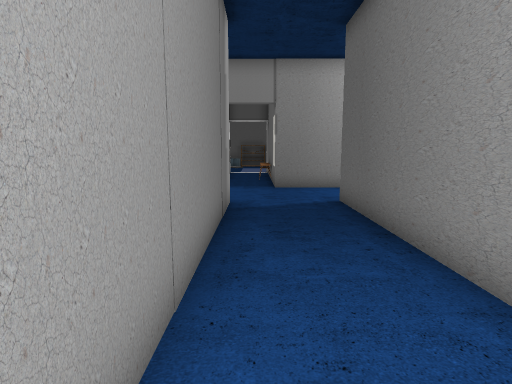
View 1 (above)

18 first-person views from a walk through a scene from a Unity 3-D project. The camera is 1.5 m above the floor, tilts 8° down and sees 80° across. Doors are open. The floor is counted in squares, 1 m on a side. Each view is taken from the middle of a square. On the plan, view 1 faces up. The plan holds only what a view shows up to about 15 squares ahead; the rest is blank. The place goes on beyond the plan. The player character is not drawn. Some animated figures are not drawn. Some surface patterns are stand-ins.

View 2
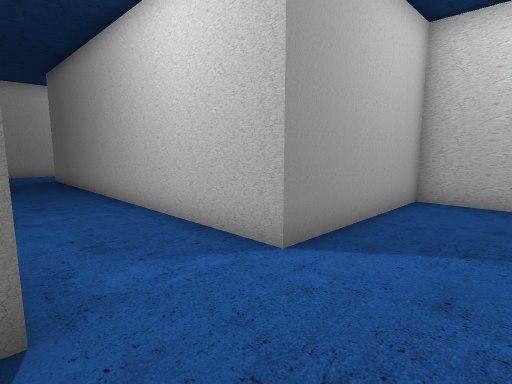

View 3
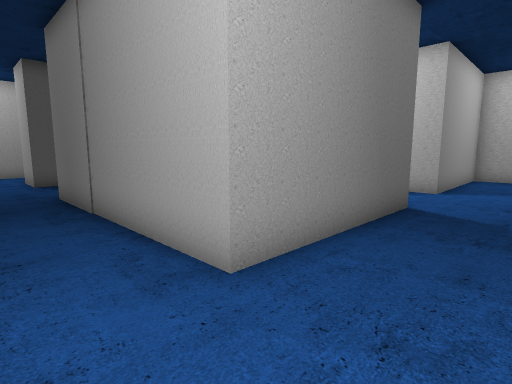

View 4
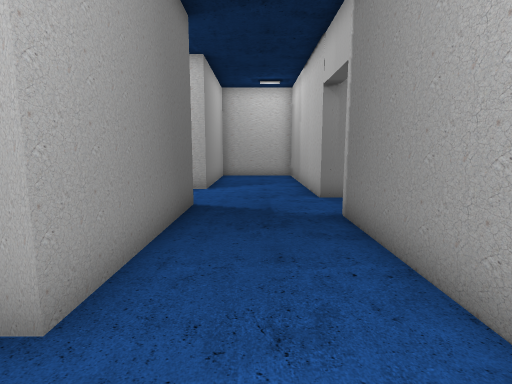

View 5
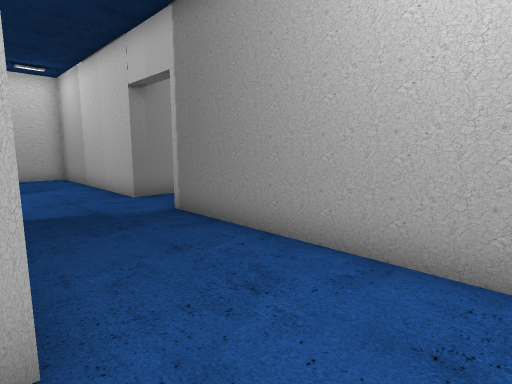

View 6
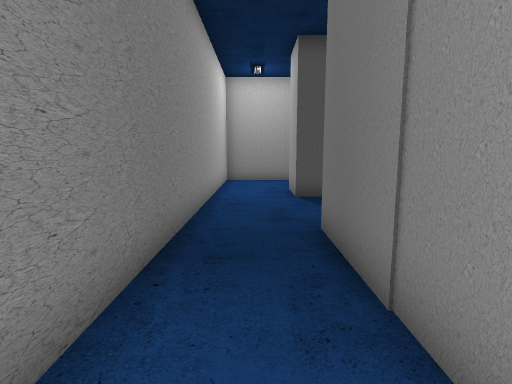

View 7
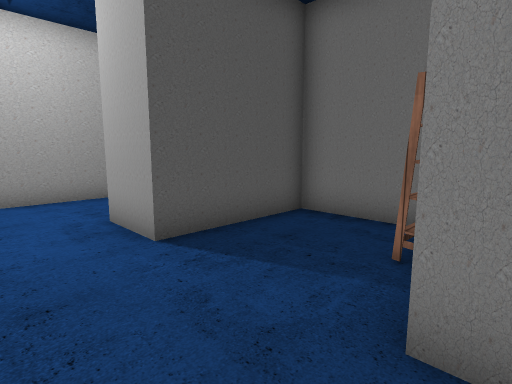

View 8
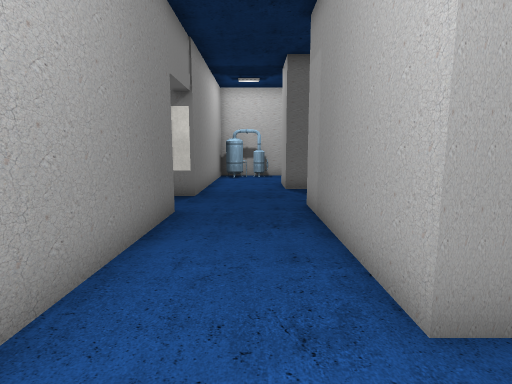

View 9
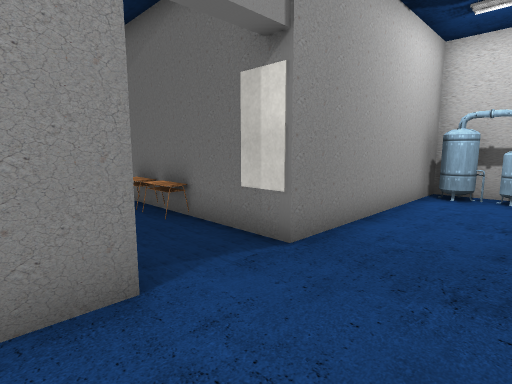

View 10
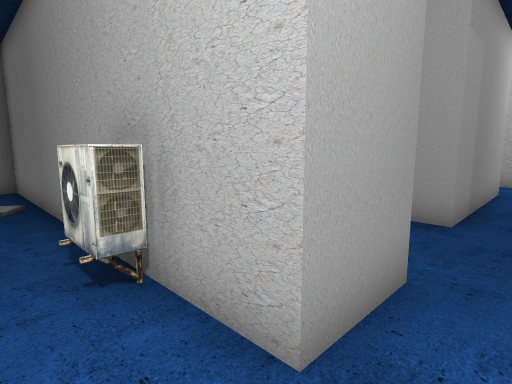

View 11
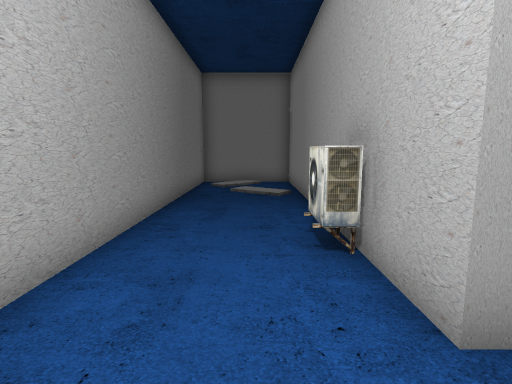

View 12
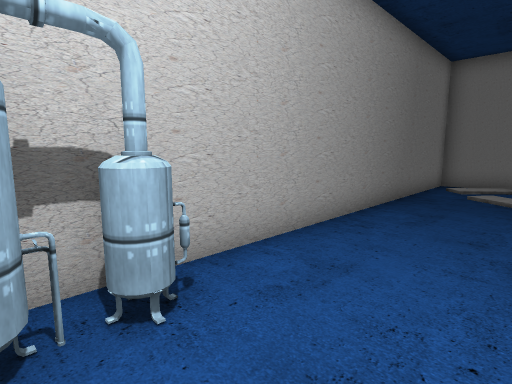

View 13
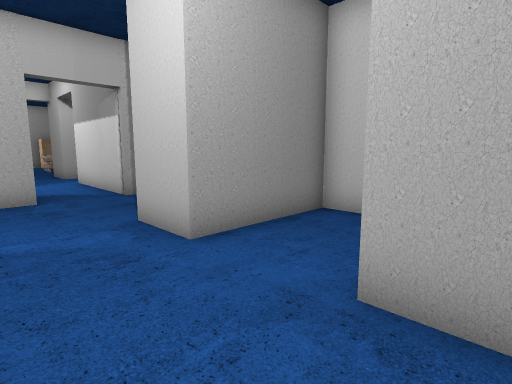

View 14
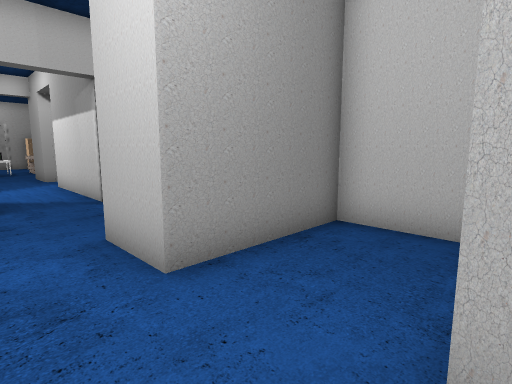

View 15
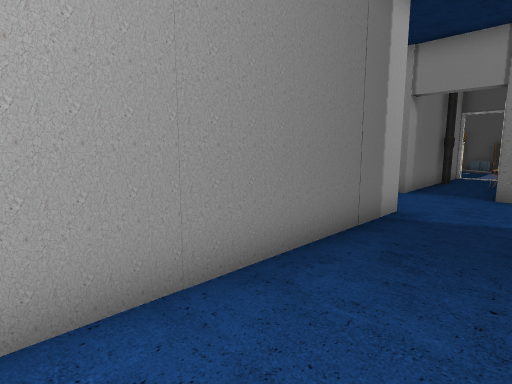

View 16
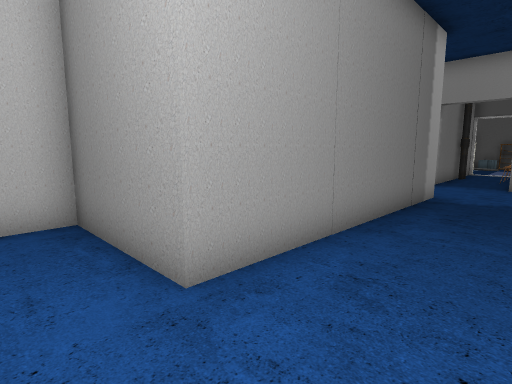

View 17
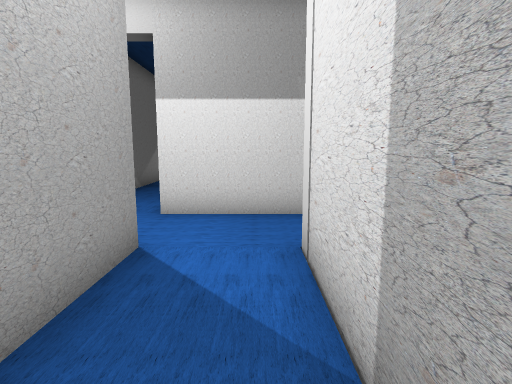

View 18
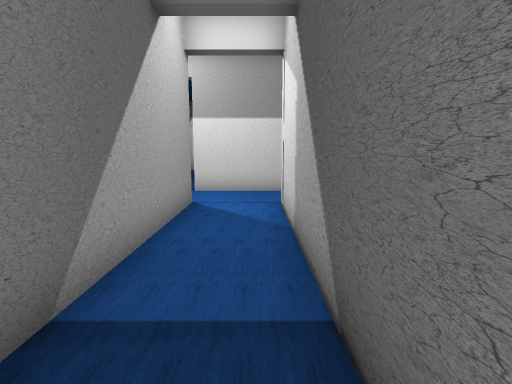

### Floor plan
Points are (right, up) in squares from view 1. A wall is a line through its corners. A room is listed if a view was taken in it or the views show most of it. See-through windows are left out.
Room 1 (views 1, 2, 3, 4, 5, 6, 7, 8, 9, 13, 14, 15, 16)
walls: (-2.7, 3.9) (-2.7, 6.6) (-6.7, 6.6) (-6.7, 8.6) (-0.8, 8.6) (-0.8, -0.3) (-4.7, -0.3) (-4.7, -3.3) (-0.8, -3.3) (-0.8, -5.3) (-6.7, -5.3) (-6.7, 2.8); (0.4, -10.5) (0.4, -9) (8.4, -9) (8.4, -5.3) (2.5, -5.3) (2.5, 8.9) (4.5, 8.9); (-8.8, -9) (-2, -9) (-2, -14.2); (3.6, -11.3) (0.4, -11.3); (0.4, -13.8) (3.6, -13.8); (4.5, 12) (0.8, 12) (0.8, 17.5); (-1.7, 15.5) (-1.7, 12) (-9.4, 12) (-9.4, -1.5)
ways out: opening at (3.5, 10.5) to room 2; opening at (3, -12) to room 3; open door at (3, -13.5) to room 3; opening at (-0.5, -14)
objects: shelf (-5, 3) to (-4, 3); pipe (-2, 16); pipe (-2, 17); table (0, 15); table (0, 16) to (0, 17)
Room 2 (views 10, 11, 12)
walls: (4.5, 8.9) (4.5, -3.3) (8.4, -3.3) (8.4, 12) (4.5, 12)
ways out: opening at (3.5, 10.5) to room 1
objects: other object (5, 6) to (5, 7); tank (7, 10) to (8, 11)
Room 3 (views 17, 18)
walls: (8.2, -11.3) (3.6, -11.3); (3.6, -13.8) (7, -13.8)
ways out: opening at (3, -12) to room 1; open door at (3, -13.5) to room 1

Positions as (right, up) in squares from view 1, and headings:
1: (0, 0), facing up
2: (-1, -8), facing up-right
3: (-9, -8), facing up-right
4: (-9, -7), facing right
5: (-9, -5), facing down-right
6: (-8, -3), facing up
7: (-9, 2), facing up-right
8: (-9, 10), facing right
9: (-3, 9), facing up-right
10: (6, 10), facing down-left
11: (6, 11), facing down
12: (5, 11), facing down-right
13: (2, 1), facing down-left
14: (1, 0), facing down-left
15: (2, 1), facing up-left
16: (2, -2), facing up-left
17: (5, -12), facing left
18: (9, -12), facing left
